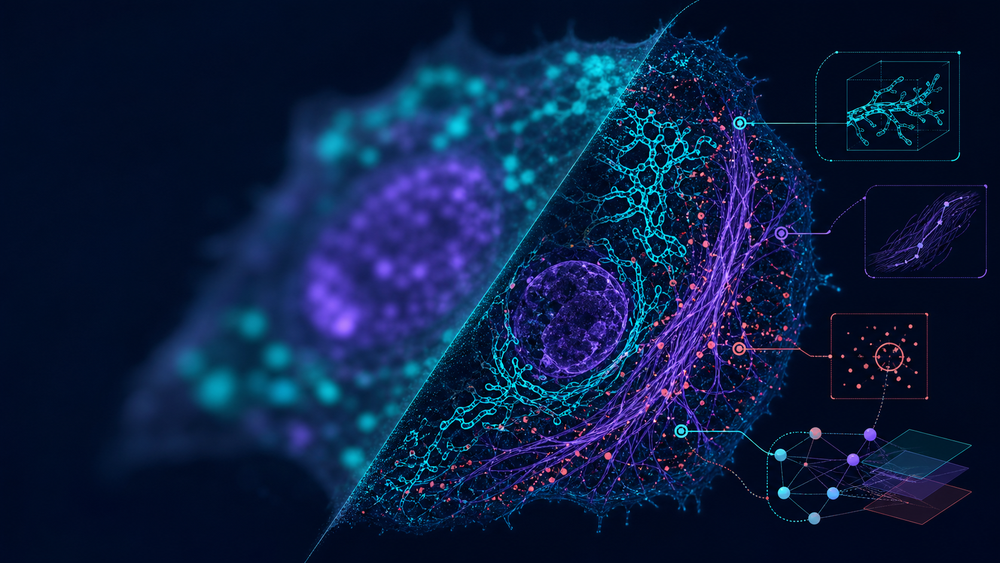
#> input picture MorphAgent_UI/MorphAgent/morphagent_ui/resources/morphagent_hero.png, 1000 x 563 px, shrunk from 1672 x 941 before the run
$ python -i extract.py   (imports and definitions only)
#> lines starting #> are read from the running program, lines starting #| are printed output that depends on the picture; after the words box and inside, x2 and y2 are one past the last pixel; in counts of white or black regions, pixels touching at a corner belong together
def extract(img, *segmentation_masks):
    # IMPORT ALL REQUIRED PACKAGES AT THE BEGINNING OF THE FUNCTION
    import numpy as np
    from scipy import ndimage
    from skimage.morphology import skeletonize
    from skimage.filters import threshold_otsu

    # Convert to appropriate array type
    arr = np.asarray(img, dtype=np.float32)

    # Handle dimensionality according to dataset format
    # Dataset: (512, 512, 3), Channel 1 is Tubulin
    if arr.ndim == 3 and arr.shape[2] == 3:
        # Extract Green channel (Tubulin)
        tubulin_channel = arr[:, :, 1]
    elif arr.ndim == 2:
        # Fallback if passed a single channel image (though unlikely given description)
        tubulin_channel = arr
    else:
        return 0.0

    # Intensity normalization
    # Normalize to [0, 1] range for consistent thresholding
    vmax = np.percentile(tubulin_channel, 99.5) if tubulin_channel.size > 0 else 1.0
    if vmax > 0:
        tubulin_channel = tubulin_channel / vmax
    tubulin_channel = np.clip(tubulin_channel, 0.0, 1.0)

    # Determine Region of Interest (ROI)
    # If segmentation masks are provided, use them to mask the analysis area.
    # If not, generate a foreground mask based on intensity.
    roi_mask = None
    if len(segmentation_masks) > 0:
        # Combine all available masks into a single binary mask
        combined_mask = np.zeros(tubulin_channel.shape, dtype=bool)
        for mask in segmentation_masks:
            if mask is not None:
                # Ensure mask is 2D and matches image shape
                if mask.ndim == 2 and mask.shape == tubulin_channel.shape:
                    combined_mask = combined_mask | (mask > 0)
                elif mask.ndim == 3 and mask.shape[:2] == tubulin_channel.shape:
                     # Handle potential 3D mask (e.g. if passed as (H, W, 1))
                    combined_mask = combined_mask | (mask[:, :, 0] > 0)

        if np.any(combined_mask):
            roi_mask = combined_mask

    # If no valid segmentation mask was created, create a simple intensity-based one
    if roi_mask is None:
        # Simple background subtraction/masking
        # Use a low threshold to just exclude empty background
        try:
            thresh_bg = threshold_otsu(tubulin_channel)
            roi_mask = tubulin_channel > thresh_bg
        except Exception:
            # Fallback for extremely low contrast or empty images
            roi_mask = tubulin_channel > 0.1

    # Preprocessing for Skeletonization
    # 1. Smooth the image to reduce noise that causes false branches
    smoothed_tubulin = ndimage.gaussian_filter(tubulin_channel, sigma=1.0)

    # 2. Binarize the tubulin structures
    # We need a binary representation of the "tubes" to skeletonize them.
    # We apply the threshold only within the ROI.
    try:
        # Calculate threshold on pixels within the ROI to be adaptive
        roi_pixels = smoothed_tubulin[roi_mask]
        if roi_pixels.size == 0:
            return 0.0

        # Otsu on the ROI pixels usually gives a good separation of structure vs diffuse cyto
        thresh_val = threshold_otsu(roi_pixels)
        binary_structure = (smoothed_tubulin > thresh_val) & roi_mask
    except Exception:
        return 0.0

    # Skeletonization
    # This reduces the binary tubes to 1-pixel wide lines
    skeleton = skeletonize(binary_structure)

    # Quantification
    # Count the number of pixels in the skeleton.
    # This is a direct proxy for the total length of the network.
    # Note: A more precise length would weight diagonal neighbors by sqrt(2),
    # but pixel count is a standard robust morphological feature for screening.
    skeleton_length = np.sum(skeleton)

    return float(skeleton_length)

>>> import cv2
>>> picture = cv2.imread('../../../../../../MorphAgent_UI/MorphAgent/morphagent_ui/resources/morphagent_hero.png', cv2.IMREAD_GRAYSCALE)
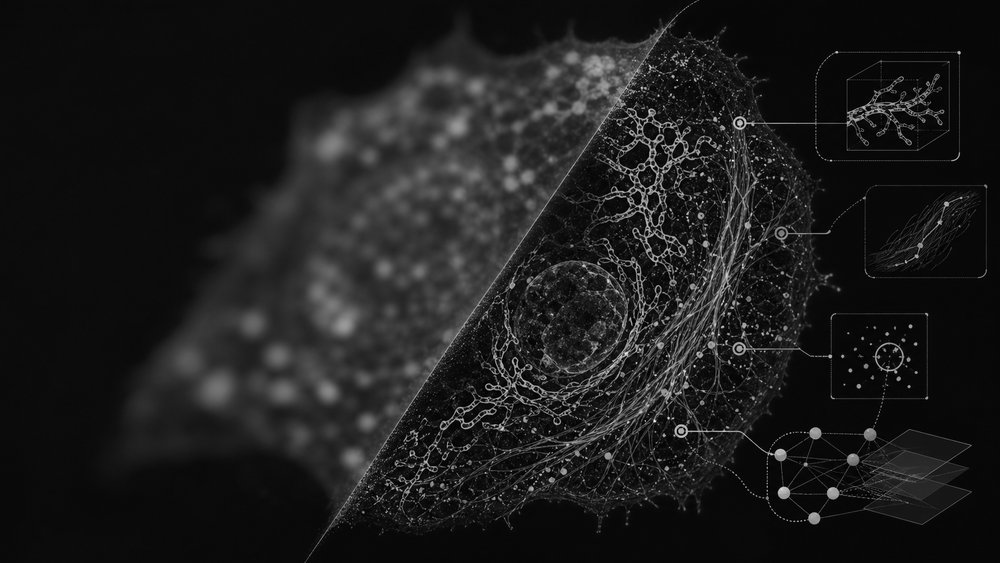
#> picture: shape (563, 1000); min 0, max 253, mean 28.4
>>> result = extract(picture)
#> in extract, `vmax = np.percentile(tubulin_channel, 99.5) if tubulin_channel.size > ..`: vmax = 155
#> in extract, `tubulin_channel = np.clip(tubulin_channel, 0.0, 1.0)`:
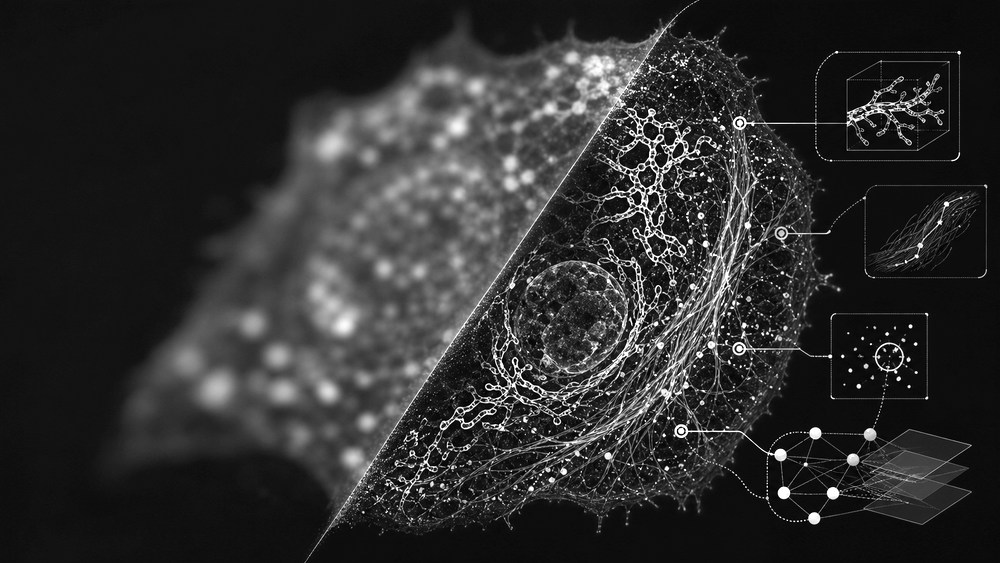
#> tubulin_channel: shape (563, 1000) float32; min 0, max 1, mean 0.183
#> in extract, `thresh_bg = threshold_otsu(tubulin_channel)`: thresh_bg = 0.283
#> in extract, `roi_mask = tubulin_channel > thresh_bg`:
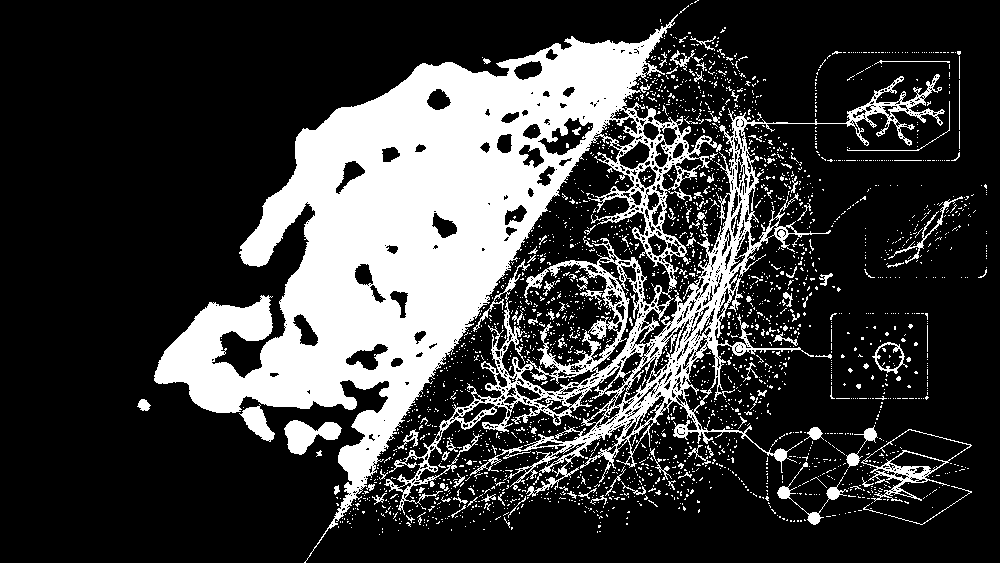
#> roi_mask: shape (563, 1000) bool; 23.6% white; 2572 white regions (2451 under 20 px), largest, box (x1, y1, x2, y2) and area: (154, 14, 945, 563) 115693, (861, 429, 972, 502) 1195, (284, 420, 342, 455) 1111
#> in extract, `thresh_val = threshold_otsu(roi_pixels)`: thresh_val = 0.481
#> in extract, `binary_structure = (smoothed_tubulin > thresh_val) & roi_mask`:
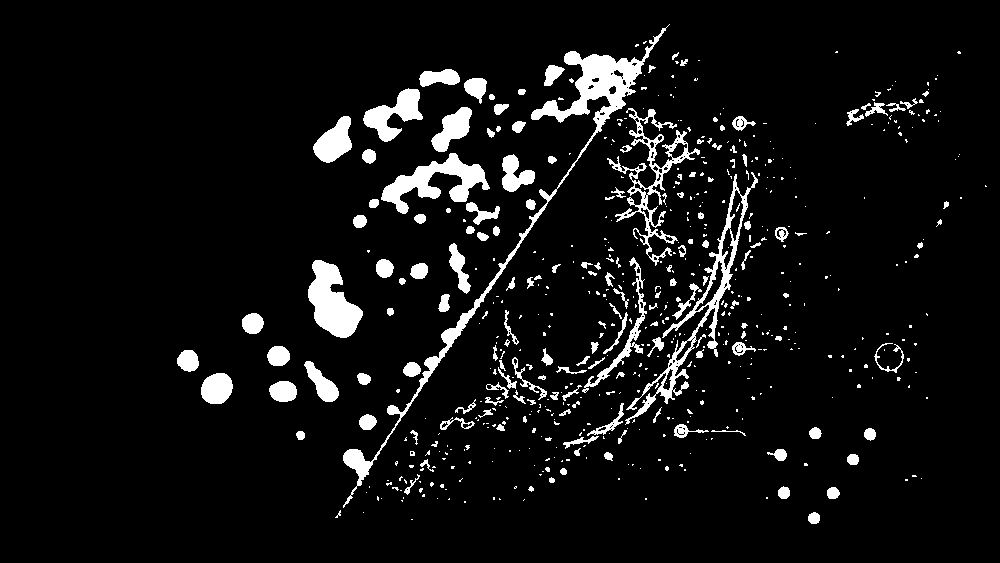
#> binary_structure: shape (563, 1000) bool; 6.8% white; 582 white regions (419 under 20 px), largest, box (x1, y1, x2, y2) and area: (343, 24, 670, 508) 6070, (625, 172, 758, 425) 3029, (381, 153, 490, 214) 2502
#> in extract, `skeleton = skeletonize(binary_structure)`:
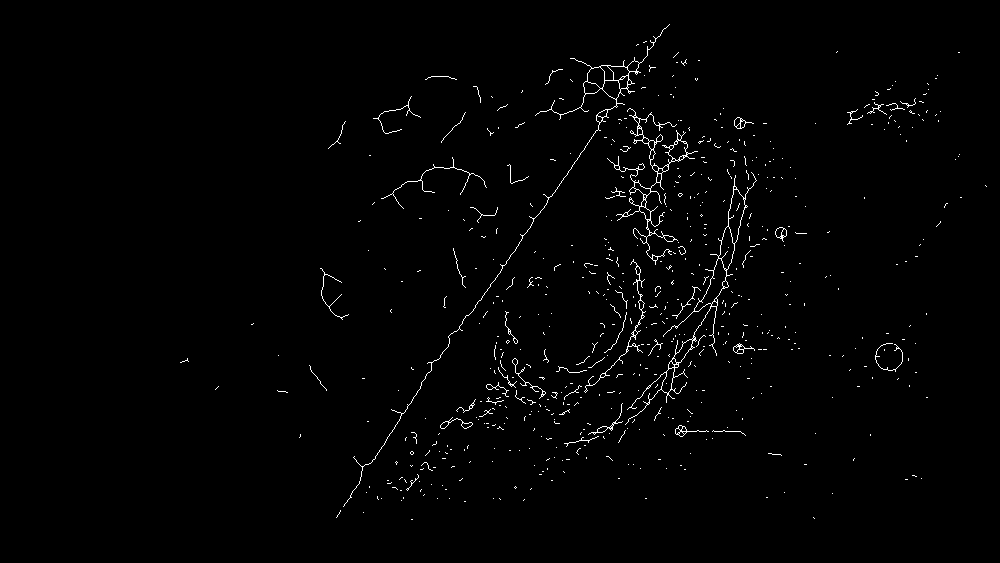
#> skeleton: shape (563, 1000) bool; 1.2% white in thin lines or dots, all inside (x1, y1, x2, y2) = (180, 24, 987, 520)
#> in extract, `skeleton_length = np.sum(skeleton)`: skeleton_length = 7014
#> result = 7014
